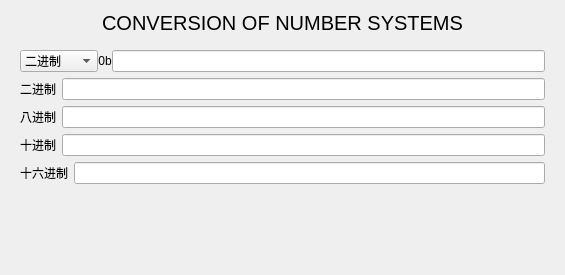
<?xml version="1.0" encoding="UTF-8"?>
<ui version="4.0">
 <class>conversion</class>
 <widget class="QWidget" name="conversion">
  <property name="geometry">
   <rect>
    <x>0</x>
    <y>0</y>
    <width>565</width>
    <height>275</height>
   </rect>
  </property>
  <property name="sizePolicy">
   <sizepolicy hsizetype="Expanding" vsizetype="Expanding">
    <horstretch>0</horstretch>
    <verstretch>0</verstretch>
   </sizepolicy>
  </property>
  <property name="windowTitle">
   <string>Form</string>
  </property>
  <layout class="QGridLayout" name="gridLayout_8">
   <item row="0" column="0">
    <widget class="QLabel" name="title">
     <property name="sizePolicy">
      <sizepolicy hsizetype="Expanding" vsizetype="Fixed">
       <horstretch>0</horstretch>
       <verstretch>0</verstretch>
      </sizepolicy>
     </property>
     <property name="styleSheet">
      <string notr="true">font-size:15pt;</string>
     </property>
     <property name="text">
      <string>CONVERSION OF NUMBER SYSTEMS</string>
     </property>
     <property name="alignment">
      <set>Qt::AlignCenter</set>
     </property>
    </widget>
   </item>
   <item row="1" column="0">
    <widget class="QWidget" name="widget" native="true">
     <property name="sizePolicy">
      <sizepolicy hsizetype="Expanding" vsizetype="Expanding">
       <horstretch>0</horstretch>
       <verstretch>0</verstretch>
      </sizepolicy>
     </property>
     <layout class="QGridLayout" name="gridLayout_7">
      <item row="0" column="0">
       <layout class="QGridLayout" name="gridLayout_6">
        <property name="horizontalSpacing">
         <number>0</number>
        </property>
        <item row="0" column="0">
         <layout class="QGridLayout" name="gridLayout">
          <item row="0" column="0">
           <widget class="QComboBox" name="numChoice">
            <property name="styleSheet">
             <string notr="true"/>
            </property>
            <item>
             <property name="text">
              <string>二进制</string>
             </property>
            </item>
            <item>
             <property name="text">
              <string>八进制</string>
             </property>
            </item>
            <item>
             <property name="text">
              <string>十进制</string>
             </property>
            </item>
            <item>
             <property name="text">
              <string>十六进制</string>
             </property>
            </item>
           </widget>
          </item>
          <item row="0" column="1">
           <widget class="QLabel" name="numMask">
            <property name="sizePolicy">
             <sizepolicy hsizetype="Fixed" vsizetype="Fixed">
              <horstretch>0</horstretch>
              <verstretch>0</verstretch>
             </sizepolicy>
            </property>
            <property name="text">
             <string>0b</string>
            </property>
            <property name="alignment">
             <set>Qt::AlignCenter</set>
            </property>
           </widget>
          </item>
         </layout>
        </item>
        <item row="0" column="1">
         <widget class="QLineEdit" name="numEdit"/>
        </item>
       </layout>
      </item>
      <item row="1" column="0">
       <layout class="QGridLayout" name="gridLayout_2">
        <item row="0" column="0">
         <widget class="QLabel" name="label">
          <property name="sizePolicy">
           <sizepolicy hsizetype="Fixed" vsizetype="Fixed">
            <horstretch>0</horstretch>
            <verstretch>0</verstretch>
           </sizepolicy>
          </property>
          <property name="text">
           <string>二进制</string>
          </property>
         </widget>
        </item>
        <item row="0" column="1">
         <widget class="QLineEdit" name="lineEdit">
          <property name="readOnly">
           <bool>true</bool>
          </property>
         </widget>
        </item>
       </layout>
      </item>
      <item row="2" column="0">
       <layout class="QGridLayout" name="gridLayout_3">
        <item row="0" column="0">
         <widget class="QLabel" name="label_2">
          <property name="sizePolicy">
           <sizepolicy hsizetype="Fixed" vsizetype="Fixed">
            <horstretch>0</horstretch>
            <verstretch>0</verstretch>
           </sizepolicy>
          </property>
          <property name="text">
           <string>八进制</string>
          </property>
         </widget>
        </item>
        <item row="0" column="1">
         <widget class="QLineEdit" name="lineEdit_2">
          <property name="readOnly">
           <bool>true</bool>
          </property>
         </widget>
        </item>
       </layout>
      </item>
      <item row="3" column="0">
       <layout class="QGridLayout" name="gridLayout_4">
        <item row="0" column="0">
         <widget class="QLabel" name="label_3">
          <property name="sizePolicy">
           <sizepolicy hsizetype="Fixed" vsizetype="Fixed">
            <horstretch>0</horstretch>
            <verstretch>0</verstretch>
           </sizepolicy>
          </property>
          <property name="text">
           <string>十进制</string>
          </property>
         </widget>
        </item>
        <item row="0" column="1">
         <widget class="QLineEdit" name="lineEdit_3">
          <property name="readOnly">
           <bool>true</bool>
          </property>
         </widget>
        </item>
       </layout>
      </item>
      <item row="4" column="0">
       <layout class="QGridLayout" name="gridLayout_5">
        <item row="0" column="0">
         <widget class="QLabel" name="label_4">
          <property name="sizePolicy">
           <sizepolicy hsizetype="Fixed" vsizetype="Fixed">
            <horstretch>0</horstretch>
            <verstretch>0</verstretch>
           </sizepolicy>
          </property>
          <property name="text">
           <string>十六进制</string>
          </property>
         </widget>
        </item>
        <item row="0" column="1">
         <widget class="QLineEdit" name="lineEdit_4">
          <property name="readOnly">
           <bool>true</bool>
          </property>
         </widget>
        </item>
       </layout>
      </item>
     </layout>
    </widget>
   </item>
   <item row="2" column="0">
    <spacer name="verticalSpacer">
     <property name="orientation">
      <enum>Qt::Vertical</enum>
     </property>
     <property name="sizeHint" stdset="0">
      <size>
       <width>20</width>
       <height>40</height>
      </size>
     </property>
    </spacer>
   </item>
  </layout>
 </widget>
 <resources/>
 <connections/>
</ui>
